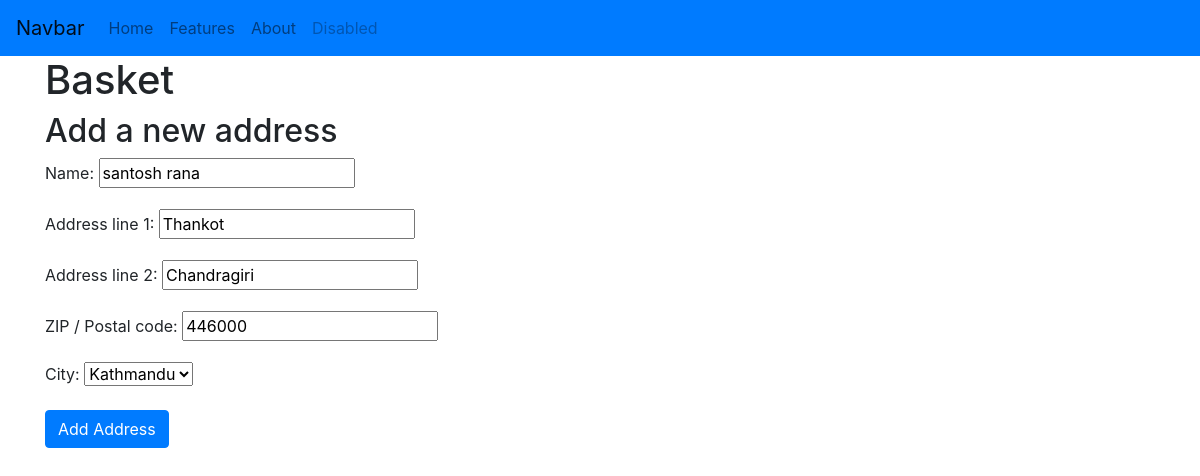
Screenshot of /address/1/ (signed in) with the database file from the repository.
### main/models.py (models this page shows, shortened)
class Address(models.Model):
    SUPPORTED_PLACES = (
        ("pok", "Pokhara"),
        ("ktm", "Kathmandu"),
    )
    user = models.ForeignKey(User, on_delete=models.CASCADE)
    name = models.CharField(max_length=60)
    address1 = models.CharField("Address line 1", max_length=60)
    address2 = models.CharField("Address line 2", max_length=60, blank=True)
    zip_code = models.CharField("ZIP / Postal code", max_length=12)
    city = models.CharField(max_length=60, choices=SUPPORTED_PLACES)

### main/views.py (the view)
class AddressUpdateView(LoginRequiredMixin, UpdateView):
    model = models.Address
    fields = [
        "name",
        "address1",
        "address2",
        "zip_code",
        "city",
    ]
    success_url = reverse_lazy("address_list")
    def get_queryset(self):
        return self.model.objects.filter(user=self.request.user)

### main/templates/main/address_form.html (shortened to what this page needs)
{% extends "base.html" %}
{% block content %}
<h2>Add a new address</h2>
<form method="POST">
  {{ form.as_p }}
  <button type="submit" class="btn btn-primary">Add Address</button>
</form>
{% endblock content %}

### rows the page displays
Address: name "santosh rana", address1 "Thankot", address2 "Chandragiri", zip_code "446000", city "Kathmandu"
